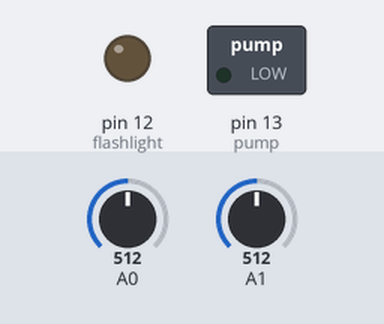
Bench run of a sketch on a simulated Arduino Uno, built with avr-gcc and run on an emulated ATmega328P. Shown: switched loads named in the sketch (green lamp = pin HIGH), output pins drawn as LEDs (lit = HIGH). The test bench sets the inputs (shaded band); at power-on: A1 = 512, A0 = 512.

Above: at 1.2 s.
1.3 s: A1 set to 188
2.8 s: A1 set to 161
At 3.6 s:
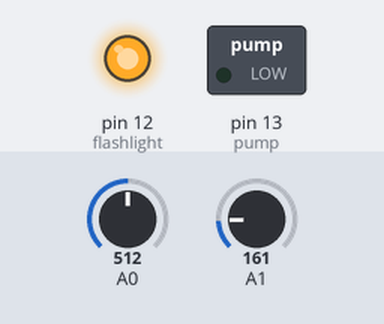
4.3 s: A0 set to 157
5.8 s: A0 set to 137
At 7.0 s:
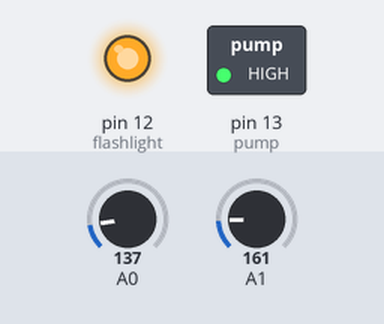
7.3 s: A1 set to 190
At 8.2 s:
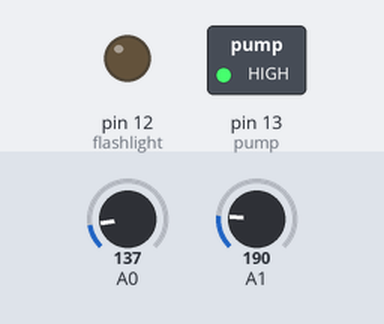
8.8 s: A1 set to 170
At 9.4 s:
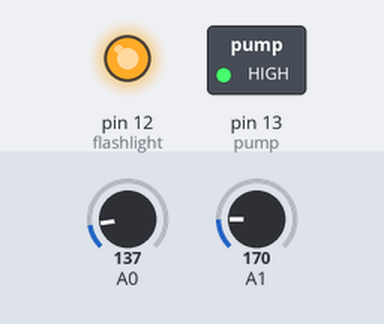
Timing chart, 0 to 11.3 s (numbered marks = the images above; inputs shaded):
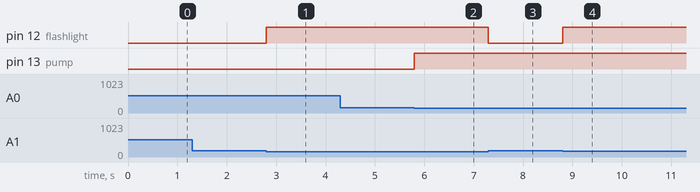

The sketch:

Plant.ino
```cpp
const int flashlight =  12;
const int pump =  13;

void setup() {
  Serial.begin(9600);
   pinMode(flashlight, OUTPUT);
  pinMode(pump, OUTPUT);
}

void loop() {
  int water = analogRead(A0);
  int light = analogRead(A1);

  if (light < 180) {
    digitalWrite(flashlight, HIGH);
  }else{
    digitalWrite(flashlight, LOW);
  }

  if (water < 150) {
    digitalWrite(pump, HIGH);
  }else{
    digitalWrite(pump, LOW);
  }
}
```

Measured:
- the behaviour switches between 180 and 179 on A1 (found by bisection; images 0 and 1)
- the behaviour switches between 150 and 149 on A0 (found by bisection; images 1 and 2)
- after the input at 1.3 s, every drawn part: stays the same
- after the input at 2.8 s, pin 12 (flashlight): LOW → HIGH at once
- after the input at 4.3 s, every drawn part: stays the same
- after the input at 5.8 s, pin 13 (pump): LOW → HIGH at once
- after the input at 7.3 s, pin 12 (flashlight): HIGH → LOW at once
- after the input at 8.8 s, pin 12 (flashlight): LOW → HIGH at once
